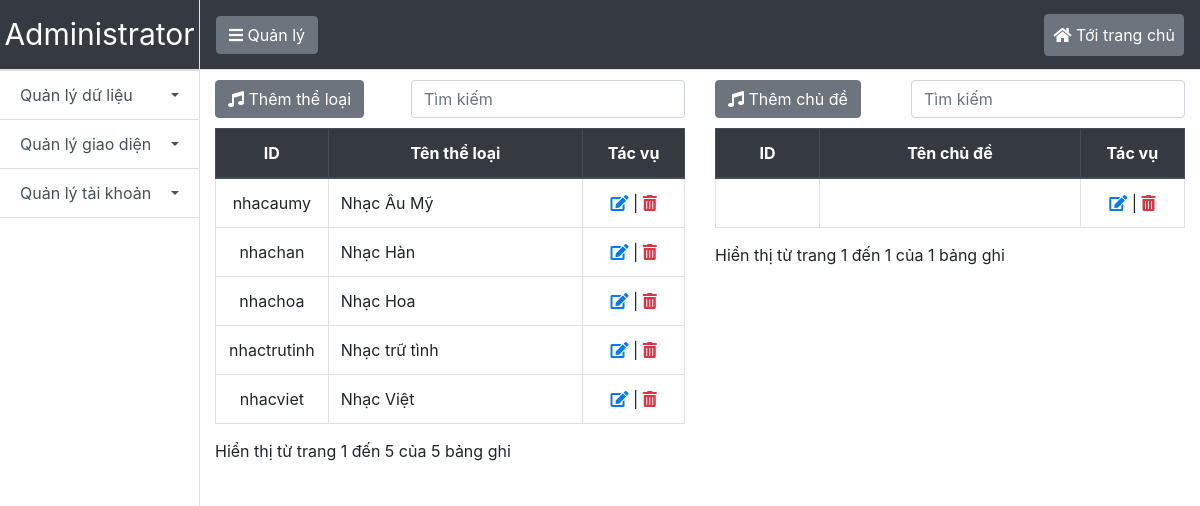
Page /admin/index.php?menu=topicdata (signed in) on the committed database.
### tables this page shows
CREATE TABLE `categories` (
  `id` char(255) NOT NULL,
  `name` varchar(255) NOT NULL
);

### admin/system/database.php (called while the page is built, shortened)
<?php
    require_once("connect.php");
function GetAllCategory() {
    global $conn;
    $sql = "SELECT * FROM categories";
    $result = mysqli_query($conn,$sql);
    return $result;
}
?>

### admin/topicdata.php (the view, shortened to what this page needs)
<?php
    require_once("system/database.php");
?>
<div class="container">
    <div class="row">
        <div class="Category table-responsive col-12 col-sm-12 col-md-6">
            <div id="toolbarCategory">
                <div class="form-inline" role="form">
                    <div class="form-group">
                        <button class="btn btn-secondary" data-toggle="collapse" href="#collapseAddCategory" aria-expanded="false" aria-controls="collapseAddCategory"><i class="fas fa-music"></i> Thêm thể loại</button>
                    </div>
                </div>
            </div>
            <table
                data-classes="table table-bordered table-hover"
                data-toggle="table"
                data-locale="vi-VN"
                data-search="true"
                data-button-icon = "true"
                data-show-button-text="true"
                data-pagination = "true"
                data-show-extended-pagination="true"
                data-pagination-loop="false"
                data-page-list = "[10, 25, 50, 100, All]"
                data-toolbar="#toolbarCategory"
            >
                <thead class="thead-dark">
                    <tr>
                        <th class="text-center" data-field="id" data-width="100">ID</th>
                        <th class="text-center" data-field="name" data-width="250">Tên thể loại</th>
                        <th class="text-center" data-field="action" data-width="100">Tác vụ</th>
                    </tr>
                </thead>
                <tbody>
                <?php
                $result = GetAllCategory();
                while ($category = mysqli_fetch_assoc($result)) {
                ?>
                    <tr>
                        <td class="idCategory text-center"><?php echo $category["id"]?></td>
                        <td class="nameCategory text-left"><?php echo $category["name"]?></td>
                        <td class="text-center"><a class="editCategoryBtn" data-toggle="collapse" href="#collapseEditCategory" aria-expanded="false" aria-controls="collapseEditCategory"><i class="fas fa-edit"></i></a> | <a href="system/music.php?removeCategory=<?php echo $category["id"]?>"><i class="fas fa-trash-alt text-danger"></i></a></td>
                    </tr>
                <?php
                }
                ?>
                </tbody>
            </table>
        </div>
        <div class="Topic table-responsive col-12 col-sm-12 col-md-6">
            <div id="toolbarTopic">
                <div class="form-inline" role="form">
                    <div class="form-group">
                            <a href="#"><button class="btn btn-secondary"><i class="fas fa-music"></i> Thêm chủ đề</button></a>
                    </div>
                </div>
            </div>
            <table
                data-classes="table table-bordered table-hover"
                data-toggle="table"
                data-locale="vi-VN"
                data-search="true"
                data-button-icon = "true"
                data-show-button-text="true"
                data-pagination = "true"
                data-show-extended-pagination="true"
                data-pagination-loop="false"
                data-page-list = "[10, 25, 50, 100, All]"
                data-toolbar="#toolbarTopic"
            >
                <thead class="thead-dark">
                    <tr>
                        <th class="text-center" data-field="id" data-width="100">ID</th>
                        <th class="text-center" data-field="name" data-width="250">Tên chủ đề</th>
                        <th class="text-center" data-field="action" data-width="100">Tác vụ</th>
                    </tr>
                </thead>
                <tbody>
                    <tr>
                        <td class="text-center"><?php ?></td>
                        <td class="text-left"><?php ?></td>
                        <td class="text-center"><a href="#"><i class="fas fa-edit"></i></a> | <a href="#"><i class="fas fa-trash-alt text-danger"></i></a></td>
                    </tr>
                </tbody>
            </table>
        </div>
    </div>
</div>

### css/dashboard.css (style rules this page uses)
a[data-toggle="collapse"] { position: relative; }

### rows in the picture
categories: id "nhacaumy", name "Nhạc Âu Mỹ"
categories: id "nhachan", name "Nhạc Hàn"
categories: id "nhachoa", name "Nhạc Hoa"
categories: id "nhactrutinh", name "Nhạc trữ tình"
categories: id "nhacviet", name "Nhạc Việt"
